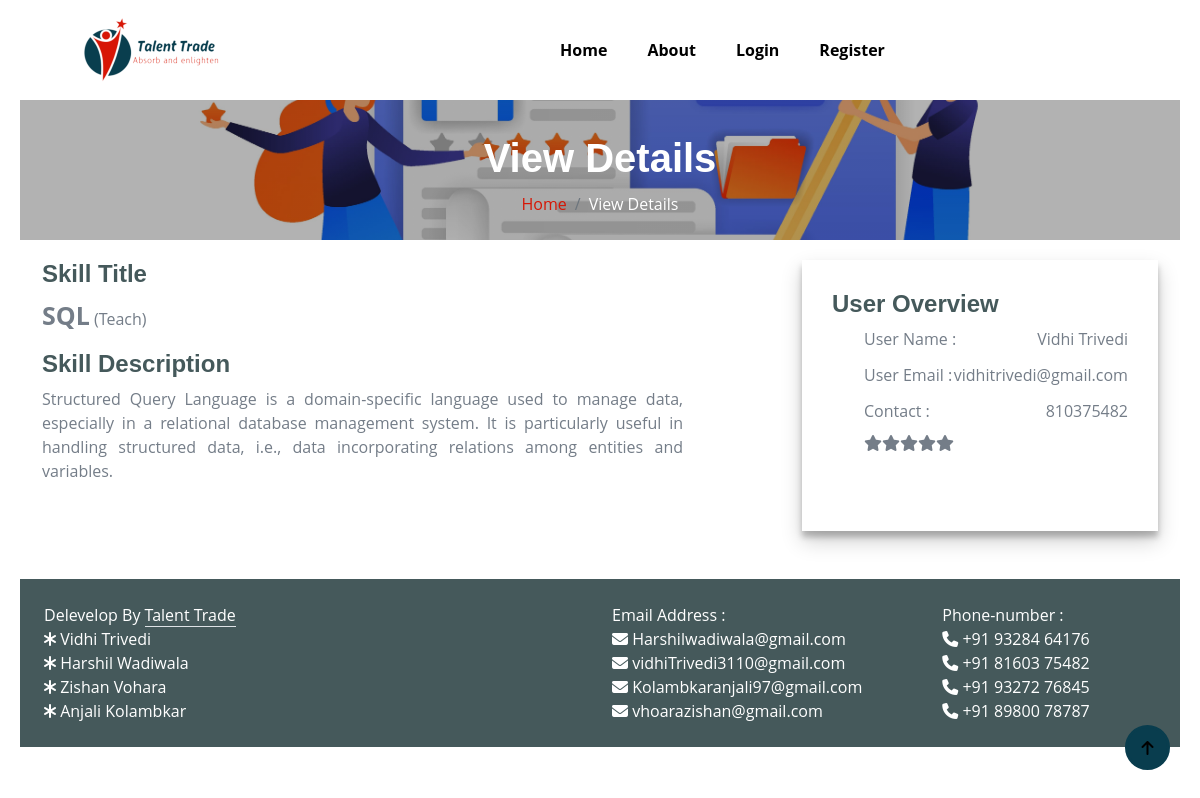
Screenshot of /view_details.php?skill_id=21&&user_id=4 with the database file from the repository.
### tables this page shows
CREATE TABLE `tbl_skill_master` (
  `skill_id` int(11) NOT NULL,
  `skill_title` varchar(255) NOT NULL,
  `skill_type` varchar(20) NOT NULL,
  `skill_image` varchar(500) NOT NULL,
  `skill_desc` text DEFAULT NULL,
  `user_id` int(11) NOT NULL,
  `status` int(11) DEFAULT 0,
  `created_date` timestamp NOT NULL DEFAULT current_timestamp() ON UPDATE current_timestamp()
);

CREATE TABLE `tbl_user_registration` (
  `id` int(11) NOT NULL,
  `unique_id` int(11) NOT NULL,
  `username` varchar(255) NOT NULL,
  `useremail` varchar(255) NOT NULL,
  `password` varchar(255) NOT NULL,
  `conffirm_password` varchar(255) NOT NULL,
  `contact` varchar(20) DEFAULT NULL,
  `status` int(11) NOT NULL,
  `login_status` varchar(255) NOT NULL,
  `gender` varchar(10) DEFAULT NULL,
  `profile` varchar(500) NOT NULL,
  `created_date` timestamp NOT NULL DEFAULT current_timestamp()
);

### view_details.php (the view, shortened to what this page needs)
<!DOCTYPE html>
<html lang="en">
<head>
    <link rel="stylesheet" href="https://cdnjs.cloudflare.com/ajax/libs/font-awesome/6.5.1/css/all.min.css" />
    <link href="css/bootstrap.min.css" rel="stylesheet">
    <link href="css/style.css" rel="stylesheet">
</head>
<body>
    <?php
    include('header.php');
    include('connection.php');
    $skill_id = $_GET['skill_id'];
    $user_id = $_GET['user_id'];
    $query = "SELECT * FROM tbl_skill_master WHERE user_id = $user_id AND skill_id = $skill_id";
    $result = mysqli_query($conn, $query);
    $query1 = "SELECT * from tbl_user_registration where id = '$user_id' and status = 0";
    $result1 = mysqli_query($conn, $query1);
    function calculateAverageRating($conn, $user_id, $skill_id)
    {
        $query = "SELECT AVG(rating) AS average_rating FROM tbl_review WHERE user_id = '$user_id' AND skill_id = '$skill_id'";
        $result = mysqli_query($conn, $query);
        $row = mysqli_fetch_assoc($result);
        return $row['average_rating'];
    }
    function printStarRating($averageRating)
    {
        $roundedRating = round($averageRating * 2) / 2;
        $totalStars = 5;
        $filledStars = floor($roundedRating);
        $halfStars = ceil($roundedRating - $filledStars);
        $emptyStars = $totalStars - $filledStars - $halfStars;
        for ($i = 0; $i < $emptyStars; $i++) {
            echo '<span class="fa fa-star"></span>';
        }
    }
    $averageRating = calculateAverageRating($conn, $user_id, $skill_id);
    ?>
    <div class="container-fluid page-header py-5" style="background: linear-gradient(rgba(0, 0, 0, 0.3), rgba(0, 0, 0, 0.3)), url(img/reg.jpg);position: relative;background-position: center center;background-repeat: no-repeat;background-size: cover;">
        <h1 class="text-center text-white display-6">View Details</h1>
        <ol class="breadcrumb justify-content-center mb-0">
            <li class="breadcrumb-item"><a href="index.php">Home</a></li>
            <li class="breadcrumb-item active text-white">View Details</li>
        </ol>
    </div>
    <div class="job-post-company pt-120 pb-120" style="margin-top:20px;">
        <div class="container">
            <div class="row justify-content-between">
                <?php
                if ($result) {
                    $row = mysqli_fetch_assoc($result);
                ?>
                    <div class="col-xl-7 col-lg-8">
                        <div class="job-post-details">
                            <div class="post-details1 mb-50">
                                <div class="small-section-tittle">
                                    <h4>Skill Title</h4>
                                </div>
                                <p><b style="font-size:25px;"><?php echo $row['skill_title']; ?></b> (<?php echo $row['skill_type']; ?>)</p>
                            </div>
                            <div class="post-details1 mb-50">
                                <div class="small-section-tittle">
                                    <h4>Skill Description</h4>
                                </div>
                                <p style="text-align:justify"><?php echo $row['skill_desc']; ?></p>
                            </div>
                        </div>
                    </div>
                <?php
                } else {
                    echo "Error: " . mysqli_error($conn);
                }
                ?>
                <div class="col-xl-4 col-lg-4">
                    <div class="post-details3 mb-50">
                        <div class="small-section-tittle">
                            <h4>User Overview</h4>
                        </div>
                        <?php
                        if ($result1) {
                            $row1 = mysqli_fetch_assoc($result1);
                        ?>
                            <ul>
                                <li>User Name : <span><?php echo $row1['username']; ?></span></li>
                                <li>User Email : <span><?php echo $row1['useremail']; ?></span></li>
                                <li>Contact : <span><?php echo $row1['contact']; ?></span></li>
                                <li style="justify-content:start;">
                                    <?php
                                    printStarRating($averageRating);
                                    ?>
                                </li>
                            </ul>
                        <?php } ?>
                    </div>
                </div>
            </div>
        </div>
    </div>
    <br>
    <br>
    <a href="#" class="btn btn-primary border-3  rounded-circle back-to-top"><i class="fa fa-arrow-up"></i></a>
    <?php include('footer.php'); ?>
</body>
</html>

### header.php (shortened to what this page needs)
<div class="container-fluid fixed-top">
    <div class="container px-0">
        <nav class="navbar navbar-light bg-white navbar-expand-xl">
            <a href="index.php" class="navbar-brand">
                <h1 class="text-primary display-6">
                    <img src="img/logo1.png" alt="Talent Trade Logo" class="logo">
                </h1>
            </a>
            <?php
            $current_page = basename($_SERVER['PHP_SELF']);
            ?>
            <div class="collapse navbar-collapse bg-white" id="navbarCollapse">
                <div class="navbar-nav mx-auto">
                    <a href="index.php"
                        class="nav-item nav-link <?php echo ($current_page == 'index.php') ? 'active' : ''; ?>">Home</a>
                    <a href="about.php"
                        class="nav-item nav-link <?php echo ($current_page == 'about.php') ? 'active' : ''; ?>">About</a>
                    <?php if (!isset($_SESSION['email'])) { ?>
                        <a href="login.php"
                            class="nav-item nav-link <?php echo ($current_page == 'login.php') ? 'active' : ''; ?>">Login</a>
                        <a href="register.php"
                            class="nav-item nav-link <?php echo ($current_page == 'register.php') ? 'active' : ''; ?>">Register</a>
                    <?PHP } ?>
                </div>
            </div>
        </nav>
    </div>
</div>

### connection.php (shortened to what this page needs)
<!DOCTYPE html>

### footer.php
<div class="container-fluid copyright bg-dark py-4">
    <div class="container">
        <div class="row">
            <div class="col-md-6 text-white left">
                Delevelop By <a class="border-bottom" href="#" style="color:white;">Talent Trade</a>
                <div class="col-md-6 developer_name">
                    <div class="vidhi_name"><i class="fa fa-asterisk " id="name_icon" aria-hidden="true"></i> Vidhi
                        Trivedi </div>
                    <div class="harshil_name"><i class="fa fa-asterisk" id="name_icon" aria-hidden="true"></i> Harshil
                        Wadiwala</div>
                    <div class="zishan_name"><i class="fa fa-asterisk" id="name_icon" aria-hidden="true"></i> Zishan
                        Vohara</div>
                    <div class="anjali_name"><i class="fa fa-asterisk" id="name_icon" aria-hidden="true"></i> Anjali
                        Kolambkar</div>
                </div>
            </div>
            <div class="col-md-6 text-white right" style="display:flex; justify-content: space-betweeen; gap: 5rem;">
                <div class="contact_email">
                    Email Address :
                    <div class="harshil_email"> <i class="fa fa-envelope "
                            aria-hidden="true"></i> Harshilwadiwala@gmail.com</div>
                    <div class="vidhi_email"> <i class="fa fa-envelope "
                            aria-hidden="true"></i> vidhiTrivedi3110@gmail.com</div>
                    <div class="anjali_email"><i class="fa fa-envelope "
                            aria-hidden="true"></i> Kolambkaranjali97@gmail.com</div>
                    <div class="zishan_email"><i class="fa fa-envelope " aria-hidden="true"></i> vhoarazishan@gmail.com
                    </div>
                </div>
                <div class="contact_num">
                    Phone-number :
                    <div class="harshil_no"><i class="fa fa-phone" aria-hidden="true"></i> +91 93284 64176</div>
                    <div class="vidhi_no"><i class="fa fa-phone" aria-hidden="true"></i> +91 81603 75482</div>
                    <div class="anjali_no"><i class="fa fa-phone" aria-hidden="true"></i> +91 93272 76845</div>
                    <div class="zishan_no"><i class="fa fa-phone" aria-hidden="true"></i> +91 89800 78787 </div>
                </div>
            </div>
        </div>
    </div>
</div>

### css/style.css (style rules this page uses)
.back-to-top { position: fixed; right: 30px; bottom: 30px; display: flex; width: 45px; height: 45px; align-items: center; justify-content: center; transition: 0.5s; z-index: 99; }
.btn { font-weight: 600; transition: .5s; }
.fixed-top { transition: 0.5s; background: var(--bs-white); border: 0; }
.navbar .navbar-nav .nav-link { padding: 10px 15px; font-size: 16px; transition: .5s; margin: 5px; }
.navbar { height: 100px; border-bottom: 1px solid rgba(255, 255, 255, .1); }
.page-header { position: relative; background-position: center center; background-repeat: no-repeat; background-size: cover; }
@media (min-width: 992px) { .hero-header, .page-header { margin-top: 100px !important; } }
.post-details3 { padding: 30px 30px 30px 30px; box-shadow: 0 10px 20px rgba(0,0,0,0.19), 0 6px 6px rgba(0,0,0,0.23); }
.post-details3 ul li { display: flex; justify-content: space-between; margin-bottom: 12px }
.post-details3 ul li:last-child { margin-bottom: 50px }

### view_details.php (style rules this page uses)
body { margin: 20px; }
h1 { font-size: 1.5em; margin: 10px; }

### rows the page displays
tbl_skill_master: skill_title "SQL", skill_type "Teach", skill_desc "Structured Query Language is a domain-specific language used to manage data, especially in a relational database management system. It is particularly useful in handling structured data, i.e., data incorporating relations among entities and variables."
tbl_user_registration: username "Vidhi Trivedi", useremail "vidhitrivedi@gmail.com", contact "810375482"
